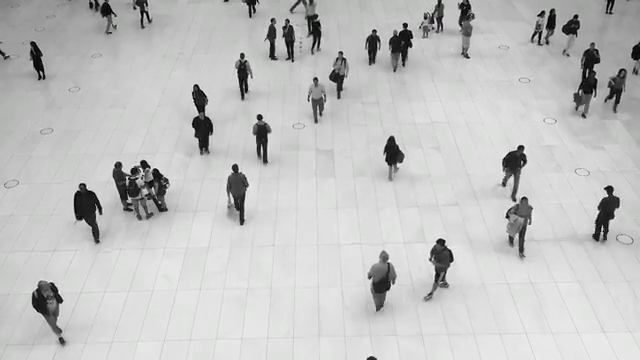
#> input picture frame 34 of moving_peoples.mp4, 640 x 360 px, given in place of IMG_9040.MOV, which was not available
$ python anti_shake_proto.py
#> lines starting #> are read from the running program, lines starting #| are printed output that depends on the picture; pictures that were not available may be replaced by others from this repository, and a replacement may not be noted
import cv2
import numpy as np


def main():

    # =============================
    # 動画読み込み
    # =============================
    cap = cv2.VideoCapture("IMG_9040.MOV")

    if not cap.isOpened():
        print("動画を開けませんでした")
        return

    # 動画情報
    fps = cap.get(cv2.CAP_PROP_FPS)
    width = int(cap.get(cv2.CAP_PROP_FRAME_WIDTH))
    height = int(cap.get(cv2.CAP_PROP_FRAME_HEIGHT))

    print("FPS:", fps)
    print("サイズ:", width, "x", height)

    # =============================
    # 出力動画
    # =============================
    fourcc = cv2.VideoWriter_fourcc(*"mp4v")

    out = cv2.VideoWriter(
        "anti_shake.mp4",
        fourcc,
        fps,
        (width, height)
    )

    # =============================
    # 最初のフレーム
    # =============================
    ret, prev_frame = cap.read()
#> prev_frame is the input picture: shape (360, 640, 3); mean B, G, R 193.5, 193.8, 193.6

    if not ret:
        print("最初のフレームを読み込めませんでした")
        cap.release()
        out.release()
        return

    # 最初のフレームを書き込む
    out.write(prev_frame)

    # グレースケール
    prev_gray = cv2.cvtColor(
        prev_frame,
        cv2.COLOR_BGR2GRAY
    )

    # =============================
    # ORB
    # =============================
    orb = cv2.ORB_create(
        nfeatures=1000
    )

    # =============================
    # BFMatcher
    # =============================
    bf = cv2.BFMatcher(
        cv2.NORM_HAMMING,
        crossCheck=True
    )

    frame_count = 1

    # =============================
    # 動画処理
    # =============================
    while True:

        # 次のフレームを取得
        ret, curr_frame = cap.read()
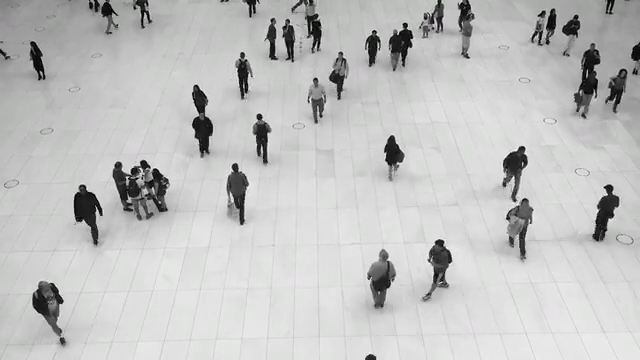
#> input picture frame 35 of moving_peoples.mp4, 640 x 360 px, given in place of IMG_9040.MOV, which was not available
#> curr_frame is the input picture: shape (360, 640, 3); mean B, G, R 193.3, 193.7, 193.5

        if not ret:
            print("動画の最後まで到達しました")
            break

        # グレースケール
        curr_gray = cv2.cvtColor(
            curr_frame,
            cv2.COLOR_BGR2GRAY
        )

        # =============================
        # 特徴点検出
        # =============================
        kp1, des1 = orb.detectAndCompute(
            prev_gray,
            None
        )
#> kp1 = 986 keypoints; strongest (x, y, size): (258, 115, 37.2), (260, 115, 31), (143, 160, 31), (155, 169, 37.2)

        kp2, des2 = orb.detectAndCompute(
            curr_gray,
            None
        )
#> kp2 = 991 keypoints; strongest (x, y, size): (196, 85, 31), (259, 114, 31), (373, 31, 31), (605, 187, 31)

        # 特徴点が取得できなかった場合
        if des1 is None or des2 is None:

            out.write(curr_frame)

            prev_gray = curr_gray
            frame_count += 1

            continue

        # =============================
        # 特徴点マッチング
        # =============================
        matches = bf.match(
            des1,
            des2
        )
#> matches = 793 matches

        # 距離が小さい順に並べる
        matches = sorted(
            matches,
            key=lambda x: x.distance
        )

        # 上位100個を使用
        matches = matches[:100]
#> matches = 100 matches

        # マッチ数が少ない場合
        if len(matches) < 4:

            out.write(curr_frame)

            prev_gray = curr_gray
            frame_count += 1

            continue

        # =============================
        # 対応点取得
        # =============================
        src_pts = np.float32([
            kp1[m.queryIdx].pt
            for m in matches
        ])
#> src_pts = 100 pairs, first value 32 to 468, second value 37 to 217.4

        dst_pts = np.float32([
            kp2[m.trainIdx].pt
            for m in matches
        ])
#> dst_pts has the same summary as src_pts

        # =============================
        # アフィン変換
        # =============================
        matrix, inliers = cv2.estimateAffinePartial2D(
            src_pts,
            dst_pts,
            method=cv2.RANSAC
        )
#> matrix = [[1, 0, 0], [0, 1, 0]]; inliers = 100 values from 1 to 1

        # 変換行列が取得できなかった場合
        if matrix is None:

            out.write(curr_frame)

            prev_gray = curr_gray
            frame_count += 1

            continue

        # =============================
        # シフト量
        # =============================
        dx = matrix[0, 2]
#> dx = 0
        dy = matrix[1, 2]
#> dy = 0

        # =============================
        # 回転角
        # =============================
        angle = np.arctan2(
            matrix[1, 0],
            matrix[0, 0]
        )
#> angle = 0

        angle_deg = np.degrees(angle)
#> angle_deg = 0

        print(
            "フレーム:",
            frame_count,
            "dx:",
            round(dx, 2),
            "dy:",
            round(dy, 2),
            "回転:",
            round(angle_deg, 2)
        )
#| フレーム: 1 dx: 0.0 dy: 0.0 回転: 0.0

        # =============================
        # 手ぶれ補正用の変換行列
        # =============================
        correction_matrix = np.array([
            [
                np.cos(angle),
                -np.sin(angle),
                -dx
            ],
            [
                np.sin(angle),
                np.cos(angle),
                -dy
            ]
        ], dtype=np.float32)
#> correction_matrix = [[1, 0, 0], [0, 1, 0]]

        # =============================
        # 手ぶれ補正
        # =============================
        result = cv2.warpAffine(
            curr_frame,
            correction_matrix,
            (width, height)
        )

        # =============================
        # 黒い部分を隠すため少し拡大
        # =============================
        result = cv2.resize(
            result,
            None,
            fx=1.05,
            fy=1.05
        )

        h, w = result.shape[:2]
#> h = 378; w = 672

        x = (w - width) // 2
#> x = 16
        y = (h - height) // 2
#> y = 9

        result = result[
            y:y + height,
            x:x + width
        ]
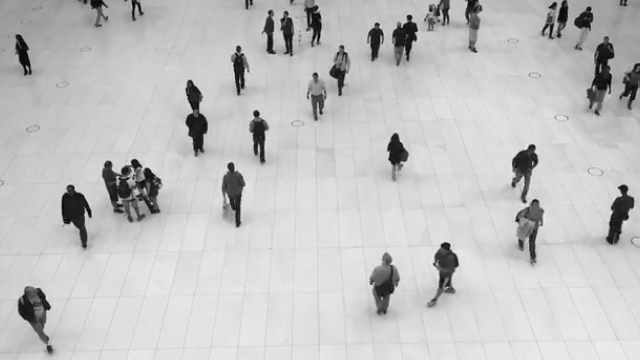
#> result: shape (360, 640, 3); mean B, G, R 194, 194.3, 194.1

        # =============================
        # 動画に書き込み
        # =============================
        out.write(result)

        # =============================
        # 表示
        # =============================
        display = cv2.resize(
            result,
            (800, 600)
        )
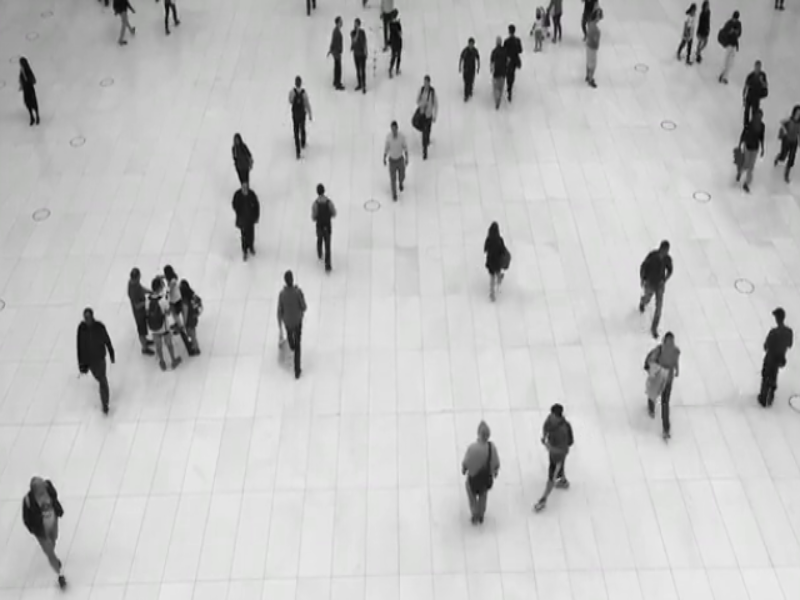
#> display: shape (600, 800, 3); mean B, G, R 193.9, 194.2, 194

        cv2.imshow(
            "Anti Shake",
            display
        )

        # =============================
        # キー入力
        # =============================
        key = cv2.waitKey(1) & 0xFF
#> (key q is pressed here)

        # qキーで終了
        if key == ord("q"):
            print("qキーが押されたため終了します")
            break

        # ×ボタンで終了
        if cv2.getWindowProperty(
            "Anti Shake",
            cv2.WND_PROP_VISIBLE
        ) < 1:
            print("ウィンドウが閉じられたため終了します")
            break

        # =============================
        # 次のフレームへ
        # =============================
        prev_gray = curr_gray
        frame_count += 1

    # =============================
    # 終了処理
    # =============================
    cap.release()
    out.release()

    cv2.destroyAllWindows()
    cv2.waitKey(1)

    print("手ぶれ補正完了")
    print("anti_shake.mp4 に保存しました")


if __name__ == "__main__":
    main()

$ run again, starting later in the video
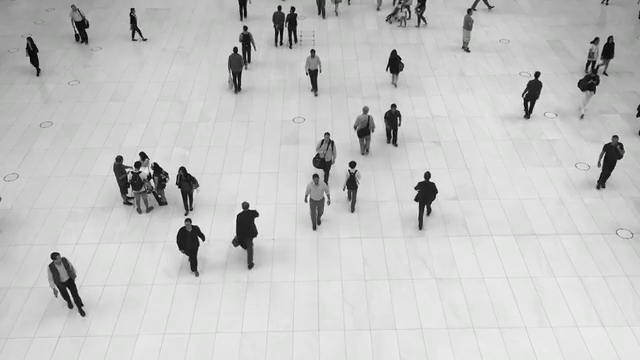
#> input picture frame 153 of moving_peoples.mp4, 640 x 360 px, given in place of IMG_9040.MOV, which was not available
#> in main, prev_frame is the input picture: shape (360, 640, 3); mean B, G, R 196.6, 196.9, 196.7
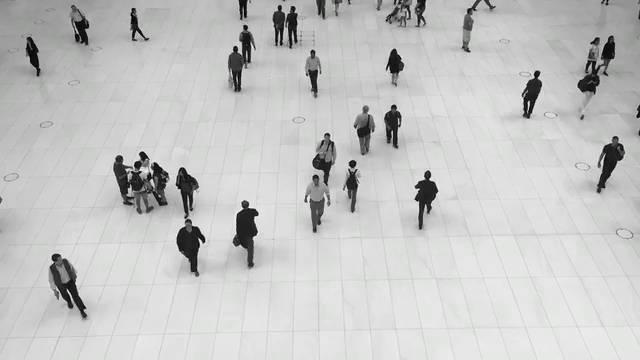
#> input picture frame 154 of moving_peoples.mp4, 640 x 360 px, given in place of IMG_9040.MOV, which was not available
#> in main, curr_frame is the input picture: shape (360, 640, 3); mean B, G, R 196.4, 196.9, 196.6
#> kp1 = 1000 keypoints; strongest (x, y, size): (235, 48, 31), (141, 152, 31), (393, 104, 31), (134, 164, 31)
#> kp2 = 1000 keypoints; strongest (x, y, size): (203, 242, 31), (257, 214, 31), (393, 105, 31), (427, 174, 64.3)
#> in main, `matches = bf.match( des1, des2 )`: matches = 804 matches
#> in main, `matches = matches[:100]`: matches = 100 matches
#> src_pts = 100 pairs, first value 113.5 to 591.8, second value 50.4 to 248.8
#> dst_pts has the same summary as src_pts
#> matrix = [[1, 0.00104, -0.205], [-0.00104, 1, 0.0916]]; inliers = 100 values from 1 to 1
#> dx = -0.205
#> dy = 0.0916
#> angle = -0.00104
#> angle_deg = -0.0598
#| フレーム: 1 dx: -0.21 dy: 0.09 回転: -0.06
#> correction_matrix = [[1, 0.00104, 0.205], [-0.00104, 1, -0.0916]]
#> in main, `display = cv2.resize( result, (800, 600) )`:
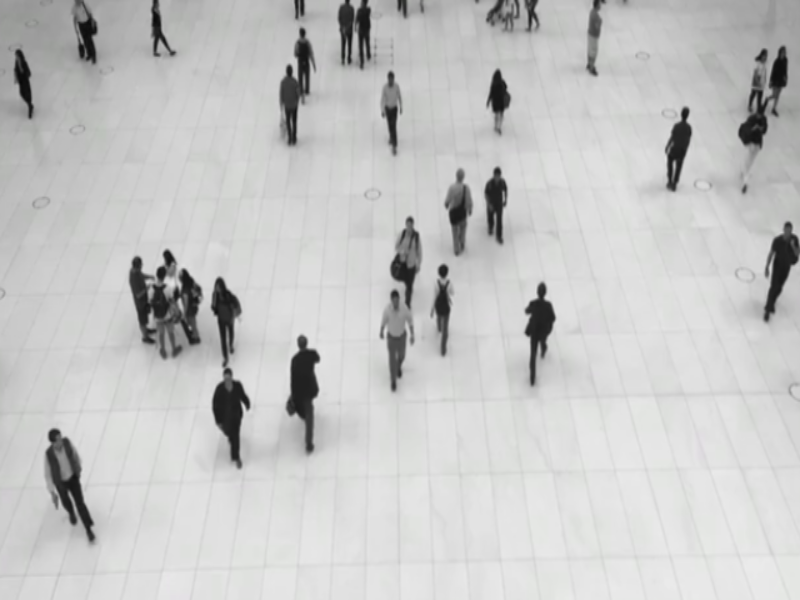
#> display: shape (600, 800, 3); mean B, G, R 197.1, 197.6, 197.3

$ run again, starting later in the video
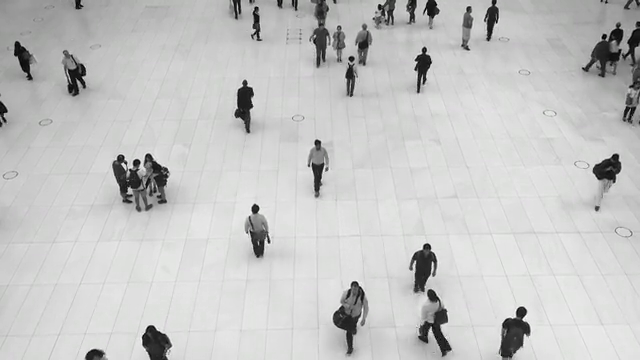
#> input picture frame 272 of moving_peoples.mp4, 640 x 360 px, given in place of IMG_9040.MOV, which was not available
#> in main, prev_frame is the input picture: shape (360, 640, 3); mean B, G, R 196.9, 197.3, 197
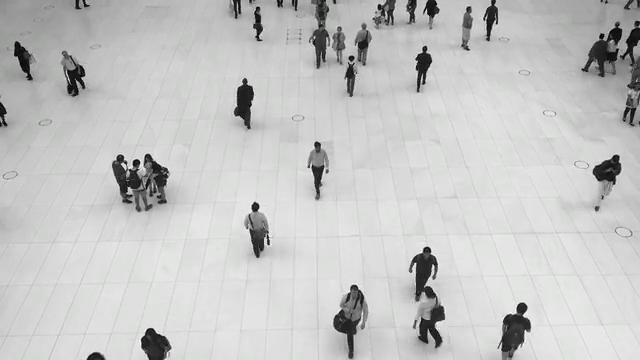
#> input picture frame 273 of moving_peoples.mp4, 640 x 360 px, given in place of IMG_9040.MOV, which was not available
#> in main, curr_frame is the input picture: shape (360, 640, 3); mean B, G, R 196.7, 197.3, 196.9
#> kp1 = 930 keypoints; strongest (x, y, size): (255, 206, 44.6), (523, 319, 31), (425, 245, 44.6), (254, 206, 53.6)
#> kp2 = 911 keypoints; strongest (x, y, size): (137, 160, 31), (426, 248, 44.6), (135, 160, 31), (254, 203, 37.2)
#> in main, `matches = bf.match( des1, des2 )`: matches = 649 matches
#> in main, `matches = matches[:100]`: matches = 100 matches
#> src_pts = 100 pairs, first value 69.12 to 555.7, second value 45 to 314.4
#> dst_pts = 100 pairs, first value 69.12 to 555.7, second value 45 to 318
#> matrix = [[1, 0.00169, -0.302], [-0.00169, 1, 0.271]]; inliers = 100 values, max 1 at index 0, min 0 at index 32, mean 0.98
#> dx = -0.302
#> dy = 0.271
#> angle = -0.00169
#> angle_deg = -0.0969
#| フレーム: 1 dx: -0.3 dy: 0.27 回転: -0.1
#> correction_matrix = [[1, 0.00169, 0.302], [-0.00169, 1, -0.271]]
#> in main, `display = cv2.resize( result, (800, 600) )`:
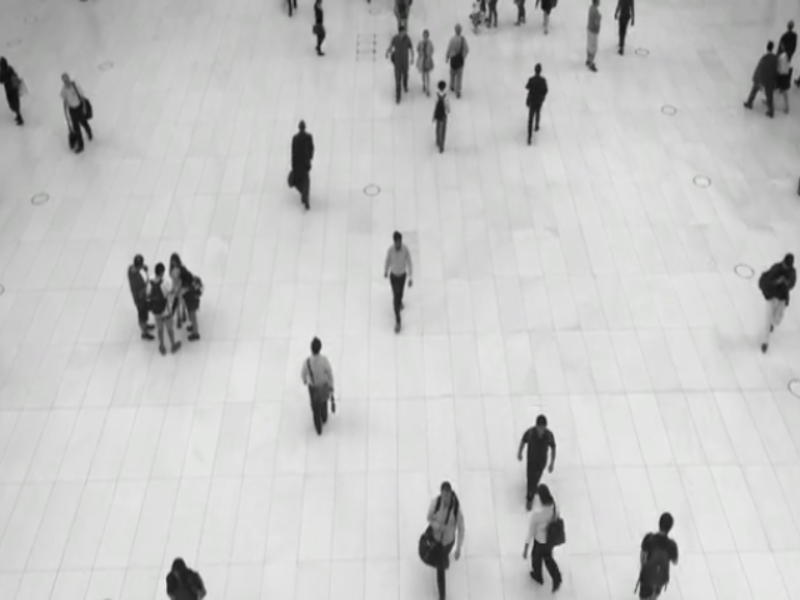
#> display: shape (600, 800, 3); mean B, G, R 198.7, 199.2, 198.9
